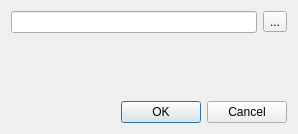
<?xml version="1.0" encoding="UTF-8"?>
<ui version="4.0">
 <class>QgsFormAnnotationDialogBase</class>
 <widget class="QDialog" name="QgsFormAnnotationDialogBase">
  <property name="geometry">
   <rect>
    <x>0</x>
    <y>0</y>
    <width>298</width>
    <height>134</height>
   </rect>
  </property>
  <property name="windowTitle">
   <string>Form annotation</string>
  </property>
  <layout class="QGridLayout" name="gridLayout">
   <item row="0" column="0">
    <layout class="QHBoxLayout" name="horizontalLayout">
     <item>
      <widget class="QLineEdit" name="mFileLineEdit"/>
     </item>
     <item>
      <widget class="QToolButton" name="mBrowseToolButton">
       <property name="text">
        <string>...</string>
       </property>
      </widget>
     </item>
    </layout>
   </item>
   <item row="1" column="0">
    <widget class="QStackedWidget" name="mStackedWidget">
     <widget class="QWidget" name="page"/>
     <widget class="QWidget" name="page_2"/>
    </widget>
   </item>
   <item row="2" column="0">
    <widget class="QDialogButtonBox" name="mButtonBox">
     <property name="orientation">
      <enum>Qt::Horizontal</enum>
     </property>
     <property name="standardButtons">
      <set>QDialogButtonBox::Cancel|QDialogButtonBox::Ok</set>
     </property>
    </widget>
   </item>
  </layout>
 </widget>
 <resources/>
 <connections>
  <connection>
   <sender>mButtonBox</sender>
   <signal>accepted()</signal>
   <receiver>QgsFormAnnotationDialogBase</receiver>
   <slot>accept()</slot>
   <hints>
    <hint type="sourcelabel">
     <x>248</x>
     <y>254</y>
    </hint>
    <hint type="destinationlabel">
     <x>157</x>
     <y>274</y>
    </hint>
   </hints>
  </connection>
  <connection>
   <sender>mButtonBox</sender>
   <signal>rejected()</signal>
   <receiver>QgsFormAnnotationDialogBase</receiver>
   <slot>reject()</slot>
   <hints>
    <hint type="sourcelabel">
     <x>316</x>
     <y>260</y>
    </hint>
    <hint type="destinationlabel">
     <x>286</x>
     <y>274</y>
    </hint>
   </hints>
  </connection>
 </connections>
</ui>
